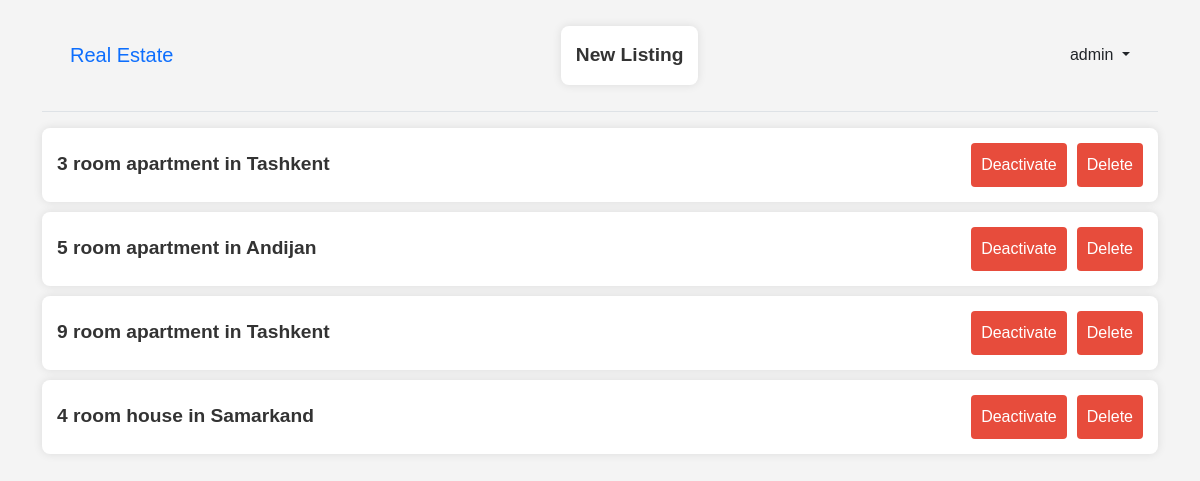
The page /my_listings/ (signed in) on the database its author committed.
### users/models.py (models this page shows)
class CustomUser(AbstractUser):
    balance = models.FloatField(default=1000.0)

### real_estate/models.py (models this page shows)
class Listing(models.Model):
    owner = models.ForeignKey(CustomUser, on_delete=models.CASCADE)
    num_rooms = models.IntegerField()
    num_bedroom = models.IntegerField()
    num_bathrooms = models.IntegerField()
    size = models.DecimalField(max_digits=10, decimal_places=2)
    address = models.CharField(max_length=150)
    city = models.CharField(max_length=70)
    region = models.CharField(max_length=70)
    cost = models.IntegerField()
    property_type = models.ForeignKey('PropertyType', on_delete=models.SET_DEFAULT, default=None)
    listing_type = models.ForeignKey('ListingType', on_delete=models.SET_DEFAULT, default=None)
    is_active = models.BooleanField(default=True)
    booked = models.BooleanField(default=False)
    created_at = models.DateTimeField(auto_now_add=True)
    booking_cost = models.IntegerField()
    def __str__(self) -> str:
        return f"{self.num_rooms} room {self.property_type} in {self.city}"

class PropertyType(models.Model):
    property_type = models.CharField(max_length=50)
    def __str__(self) -> str:
        return self.property_type

### real_estate/views.py (the view)
# urls.py: path("my_listings/", my_listings, name="my_listings"),
@login_required(login_url='login')
def my_listings(request):
    current_user = request.user
    listings = Listing.objects.filter(owner = current_user)
    context = {
        "listings": listings
    }
    return render(request, 'my_listings.html', context)

### templates/my_listings.html (shortened to what this page needs)
{% extends 'base.html' %}
{% block content %}
<ul>
    {% for listing in listings %}
        <li>
            <a href="{% url 'listing' id=listing.id %}">
                {{ listing }}
            </a>
            <div class="button-container">
                {% if listing.is_active %}
                    <form method="post" action="{% url 'toggle_listing' id=listing.id %}" style="display:inline;">
                        <button type="submit" name="action" value="deactivate" class="deactivate">Deactivate</button>
                    </form>
                {% endif %}
                <form method="post" action="{% url 'delete_listing' id=listing.id %}" style="display:inline;">
                    <button type="submit" name="action" value="delete" class="delete">Delete</button>
                </form>
            </div>
        </li>
    {% empty %}
        <p class="empty-message">You have not posted any listings yet...</p>
    {% endfor %}
</ul>
{% endblock content %}

### templates/base.html (shortened to what this page needs)
<!DOCTYPE html>
<html lang="en">
<head>
    <link href="https://cdn.jsdelivr.net/npm/bootstrap@5.1.3/dist/css/bootstrap.min.css" rel="stylesheet">
</head>
<body>
    <div class="container">
        <header class="p-3 mb-3 border-bottom">
            <div class="container">
                <div class="d-flex flex-wrap align-items-center justify-content-between">
                    <a class="navbar-brand mb-0 h1" href="{% url 'home' %}">Real Estate</a>
                    <div class="text-center">
                        <ul class="nav">
                            {% if user.is_authenticated %}
                                <li><a href="{% url 'new_listing' %}">New Listing</a></li>
                            {% endif %}
                        </ul>
                    </div>
                    <div class="text-end">
                        {% if user.is_authenticated %}
                            <div class="dropdown">
                                <a href="#" class="link-dark text-decoration-none dropdown-toggle" id="dropdownUser1" data-bs-toggle="dropdown" aria-expanded="false">
                                    {{ user.username }}
                                </a>
                            </div>
                        {% else %}
                            <a href="{% url 'login' %}" class="btn btn-outline-primary me-2">Log In</a>
                            <a href="{% url 'signup' %}" class="btn btn-primary">Sign Up</a>
                        {% endif %}
                    </div>
                </div>
            </div>
        </header>
        <main>
            {% block content %}
            {% endblock content %}
        </main>
    </div>
</body>
</html>

### templates/my_listings.html (style rules this page uses)
body { font-family: 'Arial', sans-serif; margin: 0; padding: 0; background-color: #f4f4f4; }
ul { list-style: none; padding: 0; }
li { background-color: #fff; box-shadow: 0 0 10px rgba(0, 0, 0, 0.1); border-radius: 8px; margin: 10px 0; padding: 15px; display: flex; justify-content: space-between; align-items: center; }
li a { text-decoration: none; color: #333; font-weight: bold; font-size: 1.2em; }
.button-container { display: flex; gap: 10px; }
button { padding: 10px; cursor: pointer; border: none; border-radius: 4px; outline: none; }
button.deactivate { background-color: #e74c3c; color: #fff; }
button.delete { background-color: #e74c3c; color: #fff; }

### rows shown on the page
CustomUser: username "admin"
Listing: num_rooms+property_type+city "3 room apartment in Tashkent", is_active "Deactivate"
Listing: num_rooms+property_type+city "5 room apartment in Andijan", is_active "Deactivate"
Listing: num_rooms+property_type+city "9 room apartment in Tashkent", is_active "Deactivate"
Listing: num_rooms+property_type+city "4 room house in Samarkand", is_active "Deactivate"
